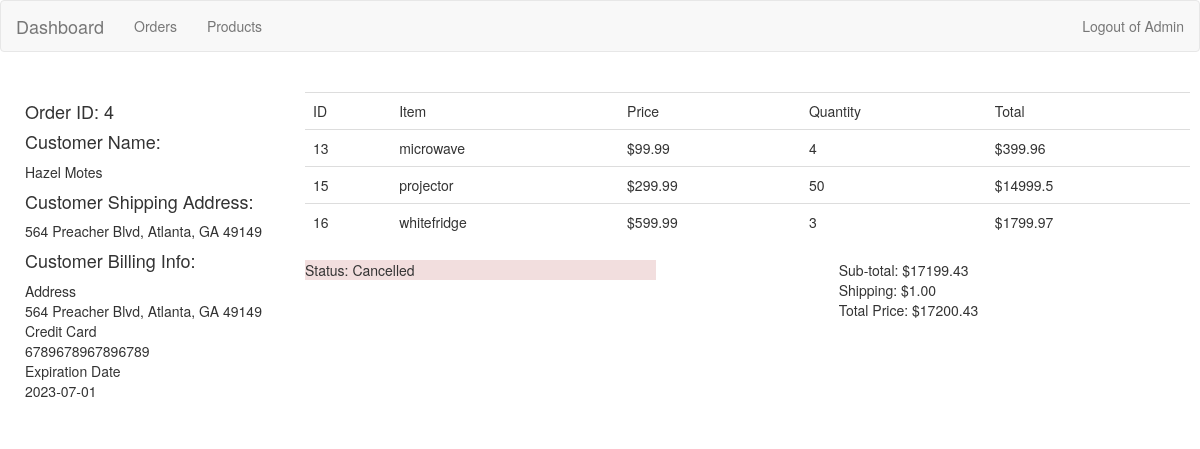
/dashboard/orders/show/4, run on an earlier commit of the app's database.
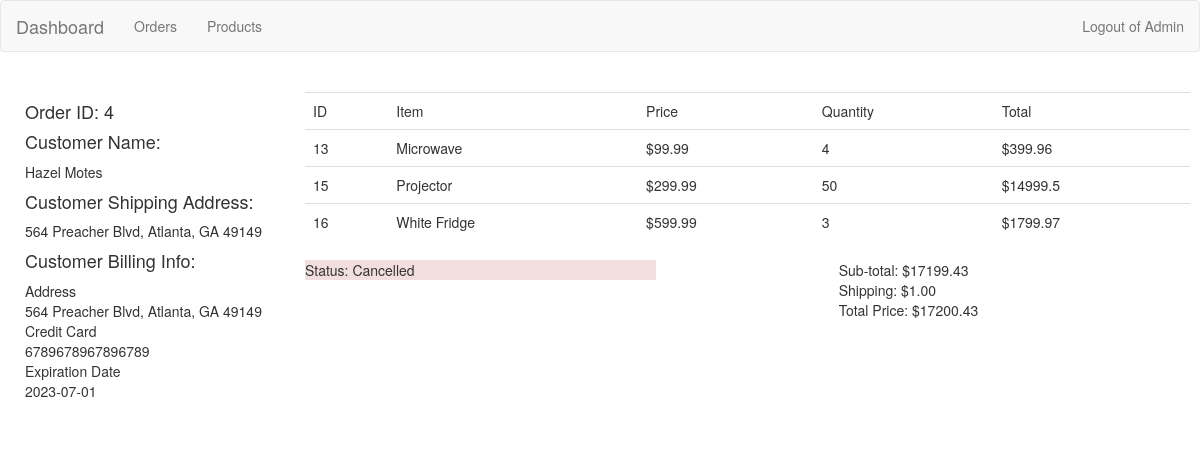
And on a later commit of the database.
### tables this page shows
CREATE TABLE `orders_products` (
  `order_id` int(11) NOT NULL,
  `product_id` int(11) NOT NULL,
  `quantity` int(11) DEFAULT NULL,
  PRIMARY KEY (`order_id`,`product_id`)
);

CREATE TABLE `products` (
  `id` int(11) NOT NULL AUTO_INCREMENT,
  `name` varchar(255) DEFAULT NULL,
  `price` decimal(10,2) DEFAULT NULL,
  `inventory` int(11) DEFAULT NULL,
  `description` text,
  `is_personal` tinyint(4) DEFAULT NULL,
  `category_id` int(11) NOT NULL,
  PRIMARY KEY (`id`)
);

### application/controllers/AdminOrders.php (called while the page is built, shortened)
<?php
class AdminOrders extends CI_Controller {
	public function showOrder($orderID) {
		$this->load->model('Order');
		$info = $this->Order->getOrder($orderID);
		$item = $this->Order->getOrderItems($orderID);
		$data = array('items' => $item, 'info' => $info);
		$this->load->view('adminShowOrderView', $data);
	}
}

### index.php (called while the page is built, shortened)
<?php
require_once BASEPATH.'core/CodeIgniter.php';

### application/models/Order.php (called while the page is built, shortened)
<?php
class Order extends CI_Model {
	public function getOrder($orderID) {
		return $this->db->query("SELECT orders.id, billing.card, billing.expiration, users.first_name, users.last_name, DATE_FORMAT(orders.created_at, '%m-%d-%Y') as date, CONCAT(billadd.street, ', ', billadd.city, ', ', billadd.state, ' ', billadd.zip) as billing_address, CONCAT(shipadd.street, ', ', shipadd.city, ', ', shipadd.state, ' ', shipadd.zip) as shipping_address, SUM(products.price * orders_products.quantity) as total, orders.status FROM orders JOIN users ON orders.user_id=users.id JOIN billing ON users.billing_id=billing.id JOIN addresses as billadd ON billing_address_id=billadd.id JOIN addresses as shipadd ON shipadd.id=users.shipping_address_id JOIN orders_products ON orders_products.order_id = orders.id JOIN products ON products.id=orders_products.product_id WHERE orders.id = {$orderID}")->row_array();
	}
	public function getOrderItems($orderID) {
		return $this->db->query("SELECT * FROM orders_products
			JOIN products ON orders_products.product_id = products.id
				WHERE order_id = {$orderID}")->result_array();
	}
}

### application/views/adminShowOrderView.php (the view, shortened to what this page needs)
<div class="container">
	<div class="row">
		<div class="col-sm-3">
			<h4> Order ID: <?= $info['id'] ?> </h4>
			<h4> Customer Name: </h4>
				<p><?= $info['first_name'] ?> <?= $info['last_name'] ?></p>
			<h4> Customer Shipping Address: </h4>
			<ul class="nav">
				<li><?= $info['shipping_address']?></li>
			</ul>
			<h4> Customer Billing Info: </h4>
			<ul class="nav">
				<li>Address</li>
				<li><?= $info['billing_address'] ?></li>
				<li>Credit Card</li>
				<li><?= $info['card'] ?></li>
				<li>Expiration Date</li>
				<li><?= $info['expiration'] ?></li>
			</ul>
		</div>
		<div class="col-sm-9">
			<div class="row">
				<table class="table">
					<tr>
						<td>ID</td>
						<td>Item</td>
						<td>Price</td>
						<td>Quantity</td>
						<td>Total</td>
					</tr>
				<?php foreach($items as $item) { ?>
					<tr>
						<td><?= $item['product_id'] ?></td>
						<td><?= $item['name'] ?></td>
						<td>$<?= $item['price'] ?></td>
						<td><?= $item['quantity'] ?></td>
						<td>$<?= $item['price']*$item['quantity'] ?></td>
					</tr>
				<?php } ?>
			</table>
			<div class="row">
				<div class="col-sm-5">
					<p class="<?php if($info['status'] == 1) {
															echo 'bg-warning';
														}
														if($info['status'] == 2) {
															echo 'bg-info';
														}
														if($info['status'] == 3) {
															echo 'bg-success';
														}
														if($info['status'] == 0) {
															echo 'bg-danger';
														} ?>">
					Status: <?php if($info['status'] == 1) {
															echo 'Submitted';
														}
														if($info['status'] == 0) {
															echo 'Cancelled';
														} ?></p>
				</div>
				<div class="col-sm-5 pull-right">
					<ul class="nav">
						<li>Sub-total: $<?= $info['total'] ?> </li>
						<li>Shipping: $1.00</li>
						<li>Total Price: $<?= $info['total']+1 ?> </li>
					</ul>
				</div>
			</div>
		</div>
	</div>
</div>

What changed in the data, as far as the page shows it:
changed through a linked row, orders_products: product.name "microwave" → "Microwave"
changed through a linked row, orders_products: product.name "projector" → "Projector"
changed through a linked row, orders_products: product.name "whitefridge" → "White Fridge"
